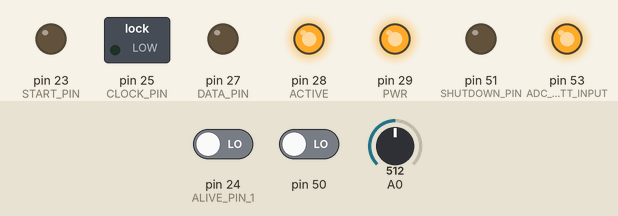
Bench run of a sketch on a simulated Arduino Mega 2560, built with avr-gcc and run on an emulated ATmega2560. On the bench: switched loads named in the sketch (green lamp = pin HIGH), output pins drawn as LEDs (lit = HIGH). The test bench sets the inputs (shaded band); at power-on: pin 24 (ALIVE_PIN_1) LOW, pin 50 LOW, A0 = 512.

Above: at 0.12 s.
At 4.87 s:
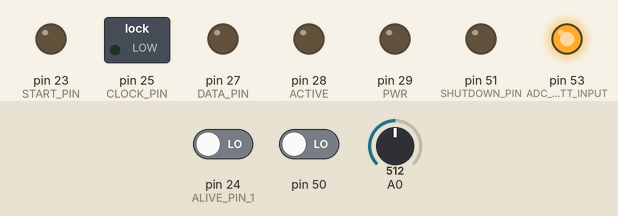
At 10.1 s:
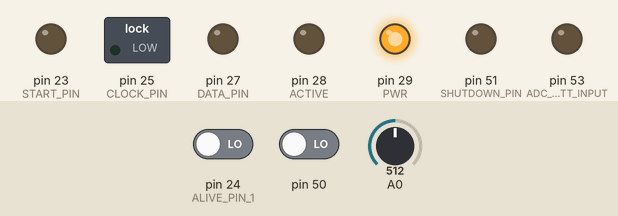
Timing chart, 0 to 11.6 s (numbered marks = the images above):
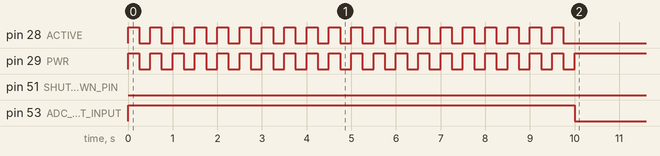

The sketch:

ATtiny_2025_06_24.c.ino
```cpp
#include <avr/io.h>
#include <avr/interrupt.h>
#include <util/delay.h>
#include <avr/sleep.h>
#include <avr/wdt.h>


#define ADC_BATT_INPUT PB0    // Pin for the ADC input

#define PWR             PA7    // Pin for the LED
#define ACTIVE          PA6    // Pin for the LED
#define AP2161          PB0    // Pin when set low will trigger the Pi on
#define SHUTDOWN_PIN    PB2    // Trigger this pin to enable the Pi to gracefully shutdown

#define ALIVE_PIN_1     PA2
#define ALIVE_PIN_2     PA4

#define SHUTDOWN_PIN    PB2    // Trigger this pin to enable the Pi to gracefully shutdown

#define START_PIN       PA1
#define CLOCK_PIN       PA3
#define DATA_PIN        PA5

// Global variable using extern
uint8_t CLOCK_PIN_STATE;

void initADC()
{

   ADMUX =
            (0 << REFS1) |     // Sets ref. voltage to Vcc, bit 1
            (0 << REFS0) |     // Sets ref. voltage to Vcc, bit 0
            (0 << MUX5)  |     // use ADC1 for input (PA1), MUX bit 5
            (0 << MUX4)  |     // use ADC1 for input (PA1), MUX bit 4
            (0 << MUX3)  |     // use ADC1 for input (PA1), MUX bit 3
            (0 << MUX2)  |     // use ADC1 for input (PA1), MUX bit 2
            (0 << MUX1)  |     // use ADC1 for input (PA1), MUX bit 1
            (0 << MUX0);       // use ADC1 for input (PA1), MUX bit 0

  ADCSRA =
            (1 << ADEN)  |     // Enable ADC
            (1 << ADPS2) |     // set prescaler to 16, bit 2
            (0 << ADPS1) |     // set prescaler to 16, bit 1
            (0 << ADPS0);      // set prescaler to 16, bit 0

  ADCSRB =
  //        (1 << ADLAR);      // left shift result (for 8-bit values)
            (0 << ADLAR);      // right shift result (for 10-bit values)
}

void Blink_LEDs() {
  for (int i=0;i<20;i++) {
    PORTA |= (1 << PWR);
    PORTA |= (1 << ACTIVE);
    _delay_ms(250);
    PORTA &= ~(1 << ACTIVE);
    PORTA &= ~(1 << PWR);
    _delay_ms(250);
    }
}

bool start_pin_high() {
    if (PINA & (1 << START_PIN )) { //Has it been pulled high?
        return true;  // PA2 is high
        }
    else {
        return false; // PA2 is low
        }
    }

bool has_CLOCK_PIN_Changed() {
    // Read the current status of CLOCK_PIN
    uint8_t currentPinStatus = PINA & (1 << CLOCK_PIN);

    // Check if the pin status has changed from high to low or low to high
    if (currentPinStatus != CLOCK_PIN_STATE) {
        CLOCK_PIN_STATE = currentPinStatus;
        return true; // Pin status has changed
        }
    else {
        return false; // Pin status is the same
        }
    }

void turn_on_pi() {
    PORTB &= ~(1 << AP2161);
    PORTA |= (1 << PWR);
    _delay_ms(100000); //100 seconds
    }

bool is_Pi_Power_On() {
    // Check if PA7 is set high and PB0 is set low
    if ((PINA & (1 << PWR)) && !(PINB & (1 << AP2161))) {
        return true;  // Conditions are met
        }
    else {
        return false; // Conditions are not met
        }
    }

bool is_Pi_Booted() {
    if (PINA & (1 << ALIVE_PIN_1 )) { //Has it been pulled high?
        return true;  // PA2 is high
        }
    else {
        return false; // PA2 is low
        }
    }

bool has_Pi_ever_entered_expert_mode() {
    if (PINA & (1 << ALIVE_PIN_1 )) { //Has it been pulled high?
        return true;  // PA2 is high
        }
    }

bool is_Pi_ready_for_data() {
    if (PINA & (1 << ALIVE_PIN_2 )) { //Has it been pulled high?
        return true; //PA4 is high
        }
    else {
        return false; //PA4 is low
        }

    }

void graceful_shutdown() {
    PORTB |= (1 << SHUTDOWN_PIN); // set high
    PORTA |= (1 << PWR);
    _delay_ms(500);
    PORTB &= ~(1 << SHUTDOWN_PIN); // set low
    PORTA &= ~(1 << PWR);
    _delay_ms(500);
    PORTB |= (1 << SHUTDOWN_PIN); // set high
    PORTA |= (1 << PWR);
    _delay_ms(500);
    PORTB &= ~(1 << SHUTDOWN_PIN); // set low
    PORTA &= ~(1 << PWR);
    _delay_ms(500);
    PORTB |= (1 << SHUTDOWN_PIN); // set high
    PORTA |= (1 << PWR);
    _delay_ms(500);
    _delay_ms(10000);
    }


void turn_off_pi() {
    PORTB |= (1 << AP2161); // set high to switch off
    PORTA &= ~(1 << PWR); // set the LED to low
    PORTA &= ~(1 << ACTIVE); //set the state low
    // Calculate the number of sleep cycles for 1 hour (3600 seconds)
    for (int i=2; i>0; i--) { // So sleep for 2 hours
        _delay_ms(3500000); // 1 hour
        }
    }

void set_pins() {
    initADC();
    //Note DDRA or DDRB sets the pin status as an output and |= sets the default status as high
    DDRA |= (1 << PWR); //Set as an ouput Pin
    PORTA &= ~(1 << PWR); //set the state low
    DDRA |= (1 << ACTIVE);
    PORTA &= ~(1 << ACTIVE); //set the state low
    DDRB |= (1 << AP2161);
    PORTB |= (1 << AP2161); //set the state high
    DDRB |= (1 << SHUTDOWN_PIN);
    PORTB &= ~(1 << SHUTDOWN_PIN); //set the state low

    DDRA |= (1 << DATA_PIN); //Set as an ouput Pin
    DDRA |= (1 << CLOCK_PIN); //Set as an ouput Pin
    DDRA |= (1 << START_PIN); //Set as an ouput Pin


    DDRA &= ~(1 << ALIVE_PIN_1); //Set as an input Pin
    PORTA &= ~(1 << ALIVE_PIN_1); //Disable the internal pull-up resistor
    DDRA &= ~(1 << ALIVE_PIN_2); //Set as an input Pin
    PORTA &= ~(1 << ALIVE_PIN_2); //Disable the internal pull-up resistor


    CLOCK_PIN_STATE = (PINB & (1 << CLOCK_PIN)) >> CLOCK_PIN;
}

int get_voltage_from_adc() {
    uint16_t battery_voltage;
    ADCSRA |= (1 << ADSC);         // start ADC measurement

    while (ADCSRA & (1 << ADSC)); // wait till conversion complete

    // Read ADC value
    uint16_t adcValue = ADC;

    // Apply suggested changes for better accuracy

    uint16_t sum = 0;
    uint8_t numReadings = 5; // Number of readings to average

    for (uint8_t i = 0; i < numReadings; i++) {
        ADCSRA |= (1 << ADSC);         // start ADC measurement
        while (ADCSRA & (1 << ADSC)); // wait till conversion complete
        sum += ADC;
        }

    uint16_t average = sum / numReadings;

    // Scaling factor to scale 1024 into a no decimal place voltage and account for the voltage divider
    battery_voltage = average *0.586;
    return(battery_voltage);
}

// Function to transmit a single bit to Raspberry Pi
void transmitBit(uint8_t bit) {
    // Set DATA_PIN according to the bit value
    if (bit) {
        PORTA |= (1 << DATA_PIN);
    } else {
        PORTA &= ~(1 << DATA_PIN);
    }

    // Toggle CLOCK_PIN to transmit the bit
    PORTA |= (1 << CLOCK_PIN);
    _delay_ms(50);
    PORTA &= ~(1 << CLOCK_PIN);
    _delay_ms(50);
}

// Function to transmit a 8-bit value to Raspberry Pi
void BitBang(uint8_t value) {
    // Transmit each bit (MSB first)
    // Toggle START_PIN to transmit the bytes
    PORTA |= (1 << CLOCK_PIN);
    _delay_ms(50);
    PORTA |= (1 << START_PIN);
    _delay_ms(50);
    PORTA &= ~(1 << START_PIN);
    _delay_ms(50);


    for (uint8_t i = 8; i > 0; i--) {
        uint8_t bit = (value >> i) & 0x01;
        transmitBit(bit);
    }
}

uint8_t fit_8_bits(uint16_t battery_voltage) {

    // Ensure the result value fits into a uint8_t
    uint8_t result;
    if (battery_voltage > UINT8_MAX) {
        result = UINT8_MAX;  // If overflow, set to the maximum value of uint8_t
    } else {
        result = (uint8_t)battery_voltage;
    }

    return result;
}

int main( void ) {

  set_pins();
  uint16_t battery_voltage;
  uint8_t shifted_voltage;
  Blink_LEDs();
  bool expert_mode = false;

  while(1) {

    battery_voltage = get_voltage_from_adc();
    if (is_Pi_Power_On()) {
        expert_mode = has_Pi_ever_entered_expert_mode();
        if (expert_mode == true) {
            if (is_Pi_Booted()) {
                if (is_Pi_ready_for_data()) {
                    PORTA |= (1 << ACTIVE);
                    shifted_voltage = fit_8_bits(battery_voltage);
                    BitBang(shifted_voltage);
                    _delay_ms(100);
                    }
                else {
                    PORTA &= ~(1 << ACTIVE); // set the LED to low
                    }
                }
             else {
                graceful_shutdown();
                turn_off_pi();
                Blink_LEDs();
                }

            }
            else {
                // We are not in expert mode
                }
        }
    else { // The Pi must be off
        if ((battery_voltage*2) > 375) {
            turn_on_pi();
            }
        else if ((battery_voltage*2) < 345) {
            graceful_shutdown();
            turn_off_pi();
            }
        else {
            //Do nothing
            }
        }
    }
}
```

Measured:
- by itself, pin 28 (ACTIVE): alternates HIGH for 0.25 s and LOW for 0.25 s, 40 changes in all, then stays LOW
- by itself, pin 29 (PWR): alternates HIGH for 0.25 s and LOW for 0.25 s, 41 changes in all, then stays HIGH
- by itself, pin 53 (ADC_BATT_INPUT): LOW → HIGH at 0.00 s, → LOW 10.0 s later
